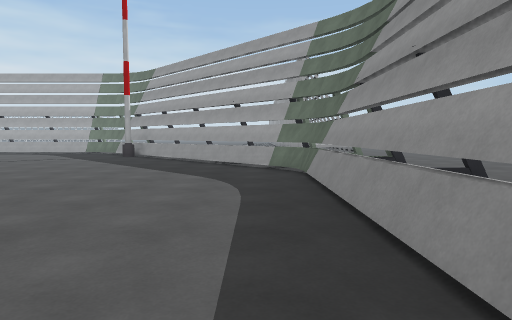
view 1 (above)

16 first-person views from a walk through a 3-D level made in the Unity game engine. The camera is 1.4 m above the floor, tilts 4° down and sees 75° across. The floor is counted in squares, 2 m on a side. Each view is taken from the middle of a square. On the plan, view 1 faces up. The plan holds only what a view shows up to about 10 squares ahead; the rest is blank. The place goes on beyond the plan. Some surface patterns are stand-ins.

view 2
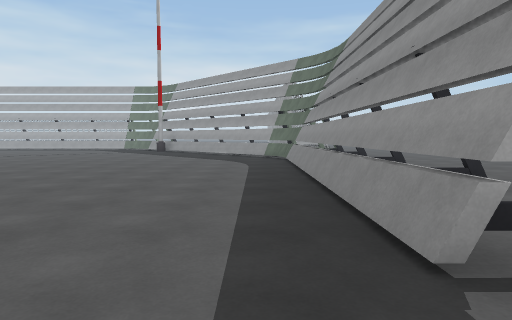

view 3
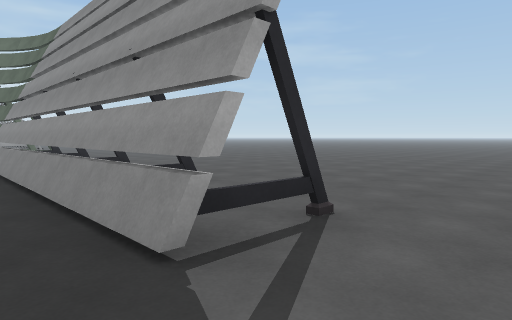

view 4
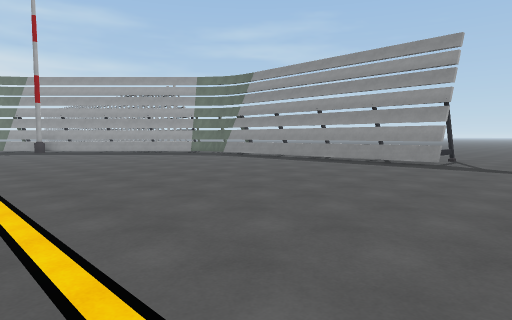

view 5
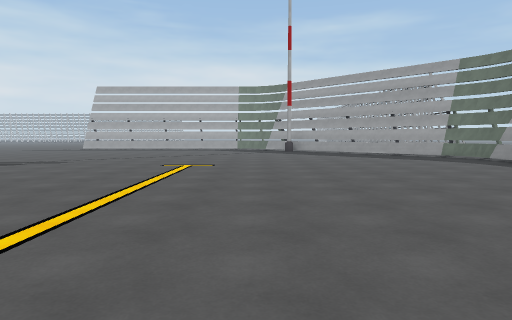

view 6
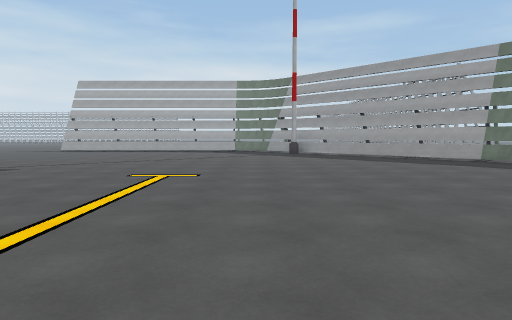

view 7
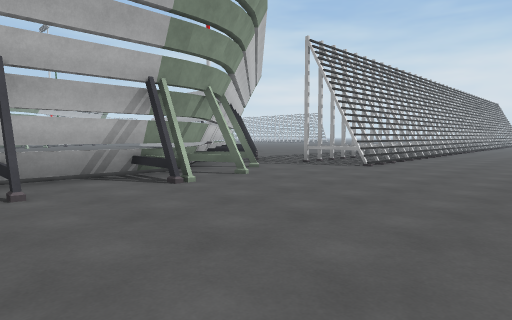

view 8
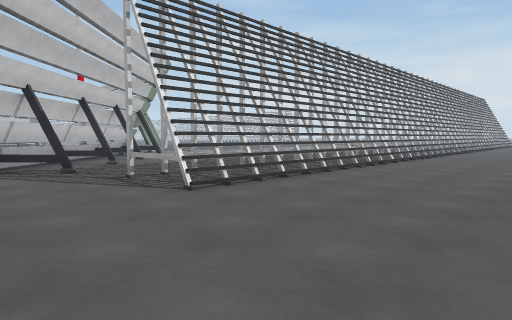

view 9
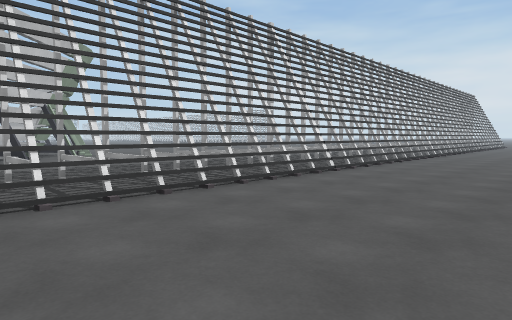

view 10
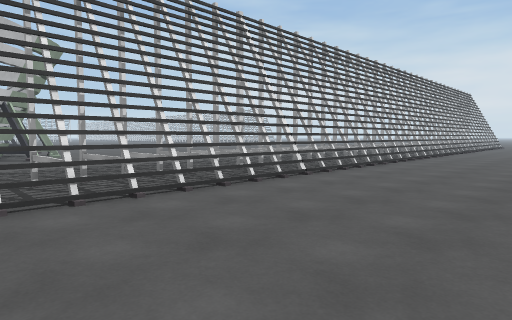

view 11
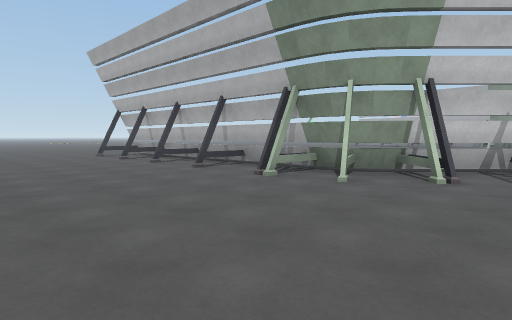

view 12
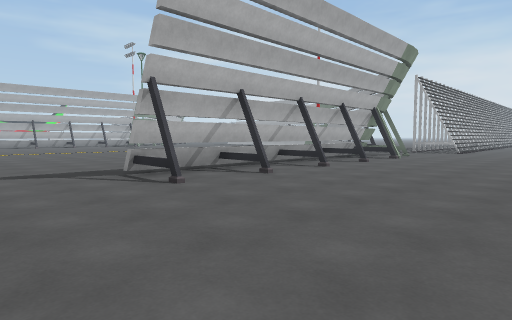

view 13
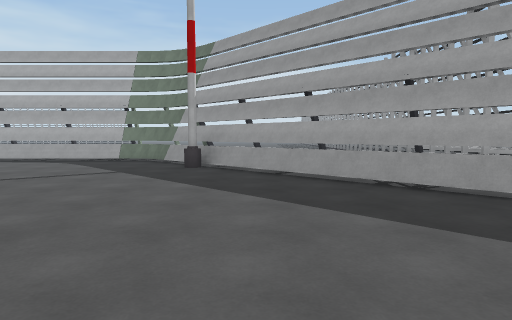

view 14
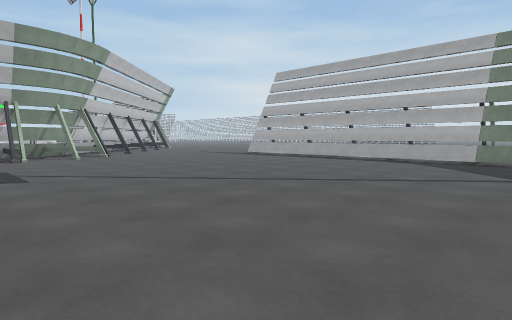

view 15
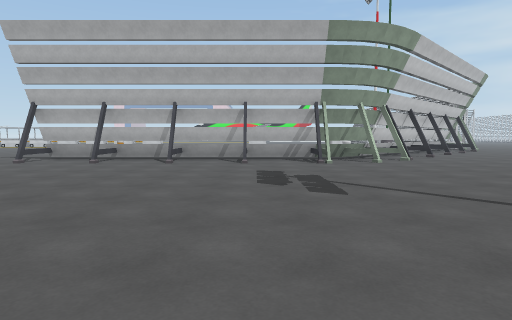

view 16
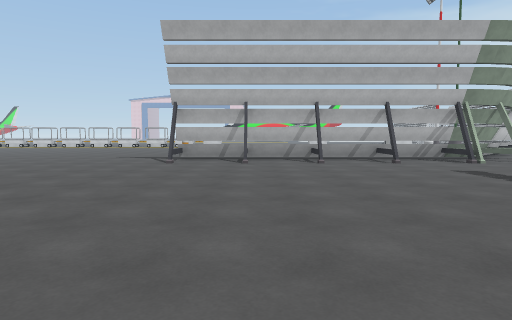

### Floor plan
Key: @ floor where view 1 was taken; # wall or solid block; . floor; = window, fence, low wall or low ledge; T thing the floor can be seen under or through; O other object.
Columns run from 17 left of view 1 to 7 right of it. Each row starts with its distance up from view 1.
 21                    =#...
 20                   ..#...
 19                  ..=#...
 18                 ....#...
 17                 ...=#...
 16                .....#....
 15          .#O   ....=#....
 14       #####OO. .....#....
 13        .....###....=#....
 12       .......##....=#....
 11 ..   .........#T...=#....
 10 ... ...........TTT.......
  9 ................TT.......
  8 O................#T......
  7 OO................OO.....
  6 #O................OO.....
  5 #.................#......
  4 ##................##.....
  3 #.................#......
  2 ##................##.....
  1 #.................#......
  0 ##...............@##.....
 -1 #.................#......
 -2 ##................##.....
 -3 ........ ................
 -4 ......   ................
 -5 .....    .....      .....

Where each view was taken, in squares from view 1:
view 1: 0 up, 0 right, facing up
view 2: 4 down, 0 right, facing up
view 3: 4 down, 0 right, facing up-right
view 4: 5 down, 8 left, facing up-right
view 5: 4 down, 6 left, facing up
view 6: 2 down, 6 left, facing up
view 7: 3 up, 7 right, facing up-left
view 8: 8 up, 7 right, facing up-left
view 9: 11 up, 7 right, facing up-left
view 10: 12 up, 7 right, facing up-left
view 11: 10 up, 7 right, facing down-left
view 12: 5 down, 7 right, facing up-left
view 13: 4 up, 3 left, facing up
view 14: 4 up, 5 left, facing up-left
view 15: 4 up, 7 left, facing left
view 16: 0 up, 7 left, facing left
